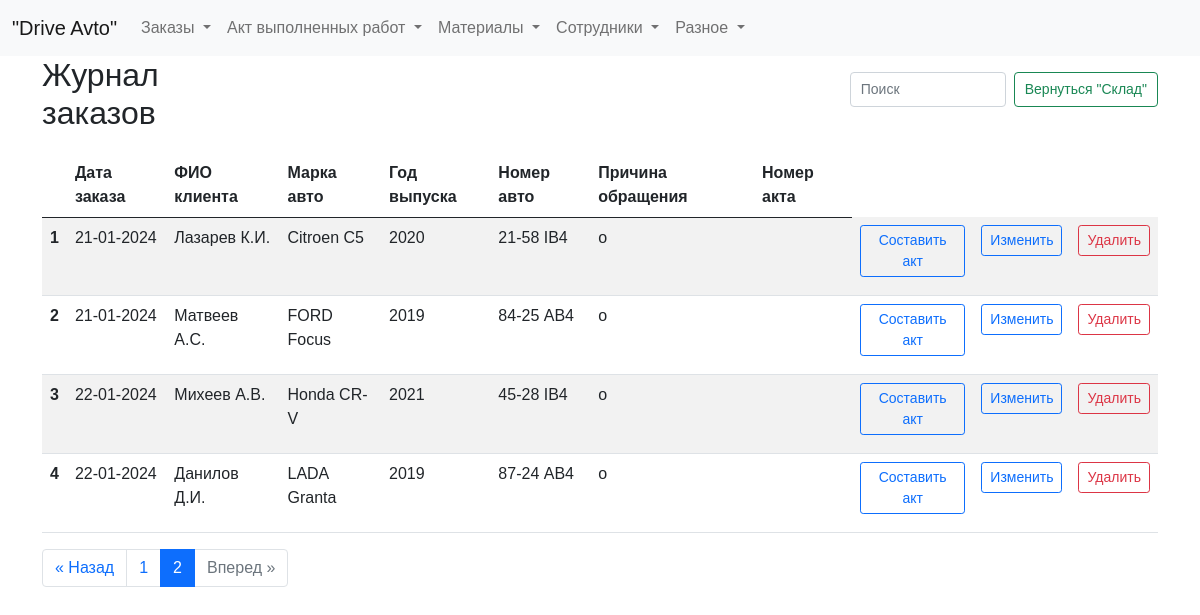
Before: /zhurnal?page=2 with the older database file.
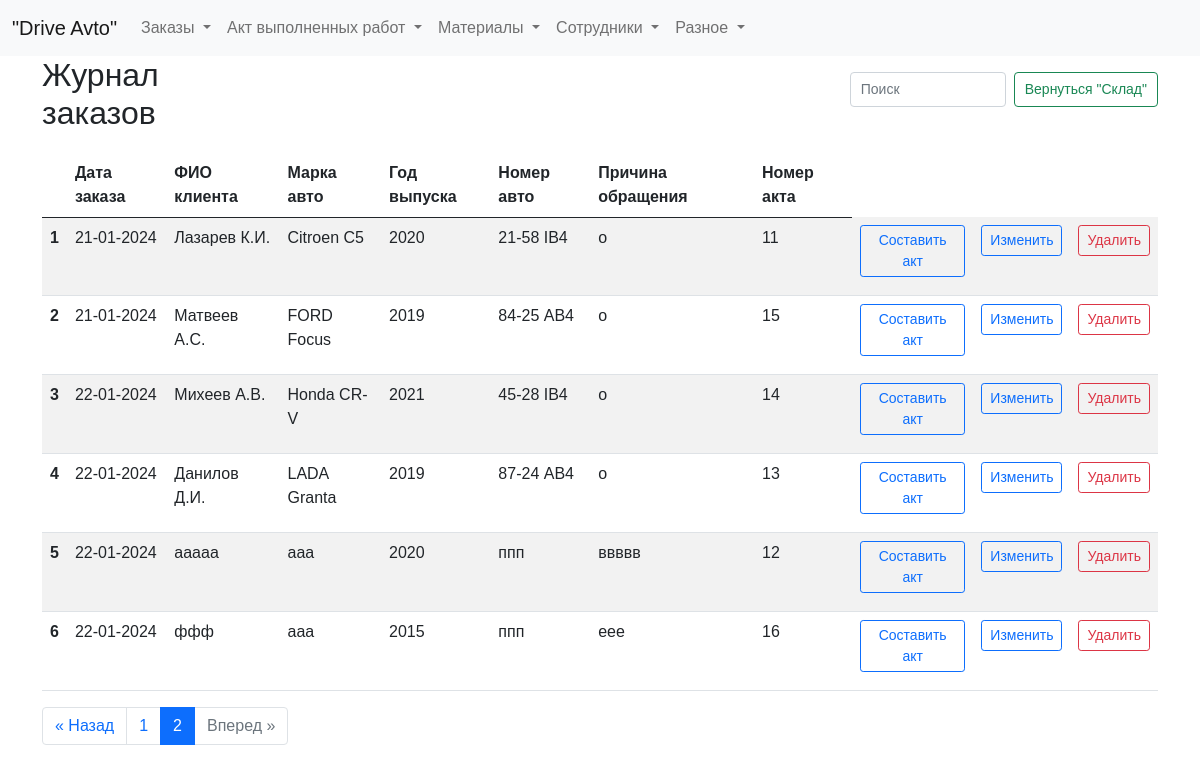
After: the same page with the newer database file.
### tables this page shows
CREATE TABLE log (
id integer PRIMARY KEY AUTOINCREMENT,
date_order text NOT NULL,
name_customer text NOT NULL,
brand_car text NOT NULL,
year_car text NOT NULL,
number_car text NOT NULL,
text_order text NOT NULL,
id_act integer
);

### fcompany.py (the view)
@app.route("/zhurnal")
def showZhurnal():
    page = request.args.get('page', 1, type=int)
    per_page = 10  # Количество элементов на странице
    log_query = dbase.getLog()  # Получаем все элементы журнала
    for row in log_query:
        row['entry_id'] = row['id']
    total_items = len(log_query)  # Получаем общее количество элементов
    total_pages = ceil(total_items / per_page)  # Вычисляем общее количество страниц
    start_index = (page - 1) * per_page
    end_index = start_index + per_page
    log = log_query[start_index:end_index]  # Получаем элементы текущей страницы
    pagination = {
        'page': page,
        'per_page': per_page,
        'total_pages': total_pages,
        'total_items': total_items
    }
    return render_template("zhurnal.html", title="Журнал", log=log, pagination=pagination)

### FDataBase.py (called while the page is built)
    def getLog(self):
        sql = '''SELECT * FROM log'''
        try:
            self.__cur.execute(sql)
            res = self.__cur.fetchall()
            log_list = [dict(row) for row in res]
            if log_list: return log_list
        except:
            print("Ошибка чтения из БД")
        return []

### fcompany.py (called while the page is built)
def connect_db():  # общая функция для установления соединения с БД
    conn = sqlite3.connect(app.config['DATABASE'])
    conn.row_factory = sqlite3.Row  # записи будут представлены не в виде кортежей, а в виде словаря (для исп в шаблонах)
    return conn

def get_db():
    if not hasattr(g, 'link_db'):
        g.link_db = connect_db()
    return g.link_db

@app.before_request
def before_request():
    global dbase
    db = get_db()
    dbase = FDataBase(db)

### templates/zhurnal.html (shortened to what this page needs)
{% extends 'base.html' %}
{% block content %}
<div class="header-container">
  <h2>Журнал заказов</h2>
  <form class="d-flex search-form" role="search">
    <input class="form-control me-2 narrow-search" type="search" id="searchInput" placeholder="Поиск" aria-label="Search">
    <button class="btn btn-outline-success narrow-button" type="submit">Вернуться "Склад"</button>
  </form>
</div>
<div class="table-responsive">
<table id="myTable" class="table table-striped max-width: 100%">
  <thead>
    <tr>
      <th scope="col"></th>
      <th scope="col">Дата заказа</th>
      <th scope="col">ФИО клиента</th>
      <th scope="col">Марка авто</th>
      <th scope="col">Год выпуска</th>
      <th scope="col">Номер авто</th>
      <th scope="col">Причина обращения</th>
      <th scope="col">Номер акта</th>
    </tr>
  </thead>
  <tbody>
    {% for row in log %}
    <tr>
      <th scope="row">{{ loop.index }}</th>
      <td>{{ row.date_order }}</td>
      <td>{{ row.name_customer }}</td>
      <td>{{ row.brand_car }}</td>
      <td>{{ row.year_car }}</td>
      <td>{{ row.number_car }}</td>
      <td>{{ row.text_order|truncate(30) }}</td>
      <td>{{ row.id_act }}</td>
      <td>
            <a href="/edit_entry_act/{{ row.id }}" class="btn btn-outline-primary btn-sm">Составить акт</a>
      </td>
      <td>
          <a href="/edit_entry/{{ row.id }}" class="btn btn-outline-primary btn-sm">Изменить</a>
      </td>
      <td>
        <form action="/delete_entry/{{ row.id }}" method="post">
            <button type="submit" class="btn btn-outline-danger btn-sm">Удалить</button>
        </form>
      </td>
    </tr>
    {% endfor %}
  </tbody>
</table>
</div>
{% if pagination.total_items > pagination.per_page %}
<nav aria-label="Page navigation">
  <ul class="pagination justify-content-center">
    {% if pagination.page > 1 %}
      <li class="page-item"><a class="page-link" href="{{ url_for('showZhurnal', page=pagination.page-1) }}">&laquo; Назад</a></li>
    {% else %}
      <li class="page-item disabled"><span class="page-link">&laquo; Назад</span></li>
    {% endif %}
    {% for page_num in range(1, pagination.total_pages+1) %}
      {% if page_num == pagination.page %}
        <li class="page-item active"><span class="page-link">{{ page_num }}</span></li>
      {% else %}
        <li class="page-item"><a class="page-link" href="{{ url_for('showZhurnal', page=page_num) }}">{{ page_num }}</a></li>
      {% endif %}
    {% endfor %}
    {% if pagination.page < pagination.total_pages %}
      <li class="page-item"><a class="page-link" href="{{ url_for('showZhurnal', page=pagination.page+1) }}">Вперед &raquo;</a></li>
    {% else %}
      <li class="page-item disabled"><span class="page-link">Вперед &raquo;</span></li>
    {% endif %}
  </ul>
</nav>
{% endif %}
{% endblock %}

### templates/base.html (shortened to what this page needs)
<!doctype html>
<html lang="ru">
  <head>
    <link href="https://cdn.jsdelivr.net/npm/bootstrap@5.0.2/dist/css/bootstrap.min.css" rel="stylesheet">
    <link rel="stylesheet" type="text/css" href="https://cdn.datatables.net/1.10.25/css/dataTables.bootstrap5.css">
    <link type="text/css" href="{{ url_for('static', filename='css/styles.css')}}" rel="stylesheet" />
    <link rel="stylesheet" href="{{ url_for('static', filename='styles.css') }}">
  </head>
<body>
<header>
<nav class="navbar navbar-expand-lg navbar-light bg-light">
  <div class="container-fluid">
    <a class="navbar-brand" href="/">"Drive Avto"</a>
    <div class="collapse navbar-collapse w-100 justify-content-center" id="navbarSupportedContent">
      <ul class="navbar-nav me-auto mb-2 mb-lg-0">
        <li class="nav-item dropdown">
          <a class="nav-link dropdown-toggle" href="#" role="button" data-bs-toggle="dropdown" aria-expanded="false">
            Заказы
          </a>
        </li>
        <li class="nav-item dropdown">
          <a class="nav-link dropdown-toggle" href="#" role="button" data-bs-toggle="dropdown" aria-expanded="false">
            Акт выполненных работ
          </a>
        </li>
        <li class="nav-item dropdown">
          <a class="nav-link dropdown-toggle" href="#" role="button" data-bs-toggle="dropdown" aria-expanded="false">
            Материалы
          </a>
        </li>
        <li class="nav-item dropdown">
          <a class="nav-link dropdown-toggle" href="#" role="button" data-bs-toggle="dropdown" aria-expanded="false">
            Сотрудники
          </a>
        </li>
        <li class="nav-item dropdown">
          <a class="nav-link dropdown-toggle" href="#" role="button" data-bs-toggle="dropdown" aria-expanded="false">
            Разное
          </a>
        </li>
      </ul>
    </div>
  </div>
</nav>
</header>
<div class="container">
        {% block content %} {% endblock %}
</div>
</body>
</html>

### static/css/styles.css (style rules this page uses)
input.form-control { width: 100%; }
.narrow-button { max-width: 250px; white-space: nowrap; font-size: 16px; }
.narrow-search { max-width: 400px; }
.header-container { display: flex; justify-content: space-between; align-items: center; margin-bottom: 20px; }
.search-form { margin-left: 300px; }
h2 { margin: 0; margin-right: 300px; }
html, body { font-family: 'Arial'; margin: 0; padding: 0; height: 100%; width: 100%; }
a { color: #0059b2; text-decoration: none; }
.container { display: flex; flex-direction: column; align-items: flex-start; }
.btn { margin-bottom: 10px; }
.narrow-search { height: 35px; font-size: 14px; padding: 5px 10px; }
.narrow-button { height: 35px; font-size: 14px; padding: 5px 10px; line-height: 1.5; }

Changed rows visible on the page:
changed log "Лазарев К.И.": id_act (not shown) → "11"
changed log "Матвеев А.С.": id_act (not shown) → "15"
changed log "Михеев А.В.": id_act (not shown) → "14"
changed log "Данилов Д.И.": id_act (not shown) → "13"
added log: date_order "22-01-2024", name_customer "ааааа", brand_car "ааа", year_car "2020", number_car "ппп", text_order "ввввв", id_act "12"
added log: date_order "22-01-2024", name_customer "ффф", brand_car "ааа", year_car "2015", number_car "ппп", text_order "еее", id_act "16"
